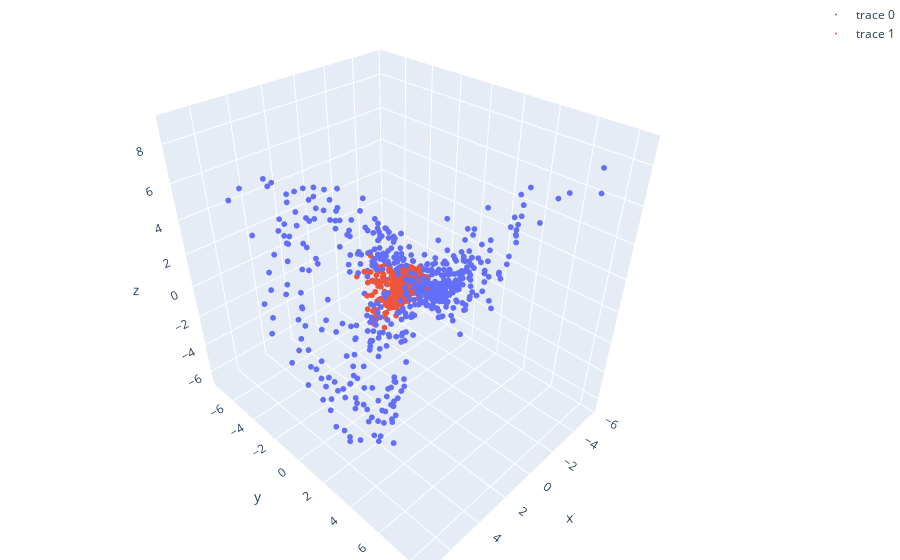

The code cell stored with this chart in its notebook:
### Code cell
fig = go.Figure(data=[go.Scatter3d(x= df["x1"], y= df["x2"], z = df["x3"], mode='markers')])

fig.add_trace(go.Scatter3d(x=embeddingRep[:, 0], y=embeddingRep[:, 1], z=embeddingRep[:, 2], mode='markers'))

fig.update_traces(marker_size=2)

# tight layout
fig.update_layout(margin=dict(l=0, r=0, b=0, t=0))
fig.show()

### Figure 1 — Plotly figure (JSON) as saved in the notebook; plotly's stock layout.template omitted (floating-point values rounded to 4 significant figures; data arrays with more than 128 entries replaced by an {"elided": "..."} marker saying what was removed)
{"data": [{"marker": {"size": 2}, "mode": "markers", "type": "scatter3d", "x": {"elided": "608 float values"}, "y": {"elided": "608 float values"}, "z": {"elided": "608 float values"}}, {"marker": {"size": 2}, "mode": "markers", "type": "scatter3d", "x": {"elided": "525 float values"}, "y": {"elided": "525 float values"}, "z": {"elided": "525 float values"}}], "layout": {"margin": {"b": 0, "l": 0, "r": 0, "t": 0}}}
